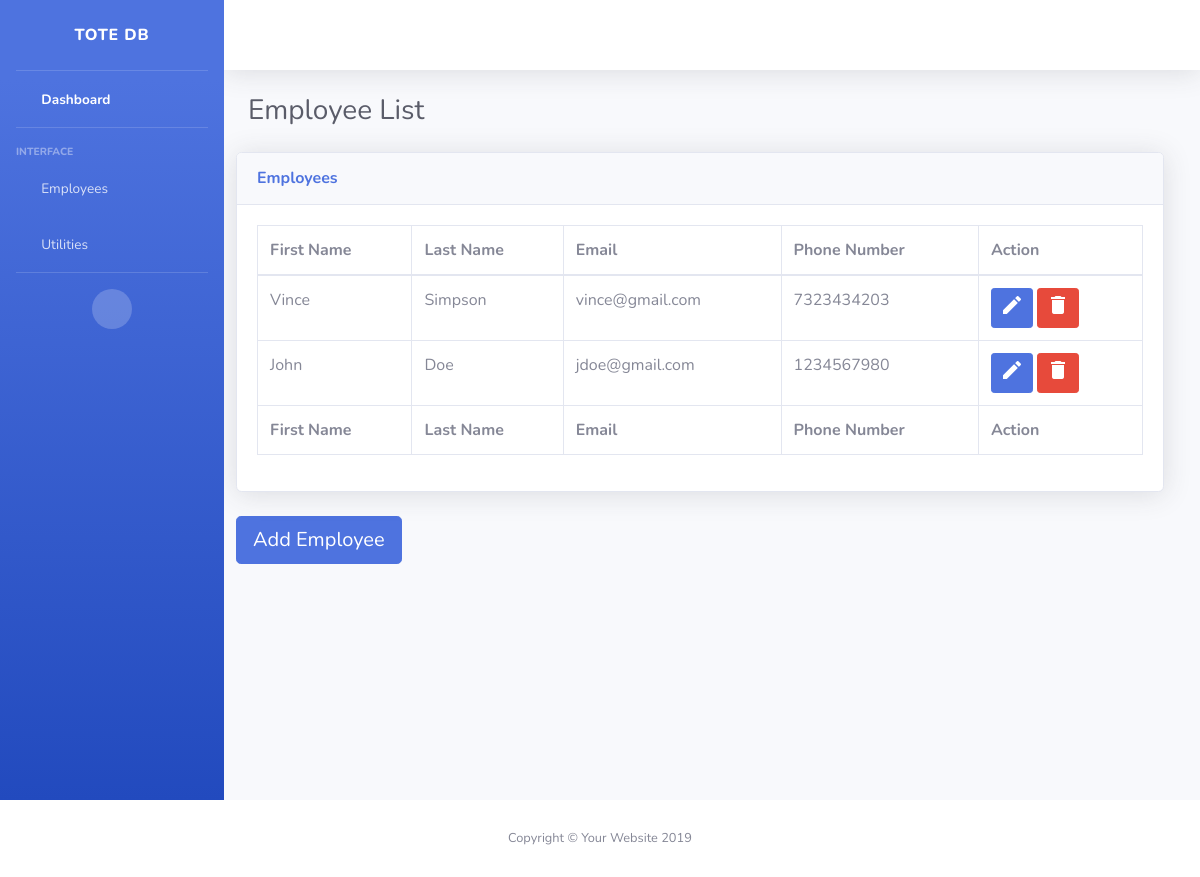
The page /employees/list/ on the database as committed earlier.
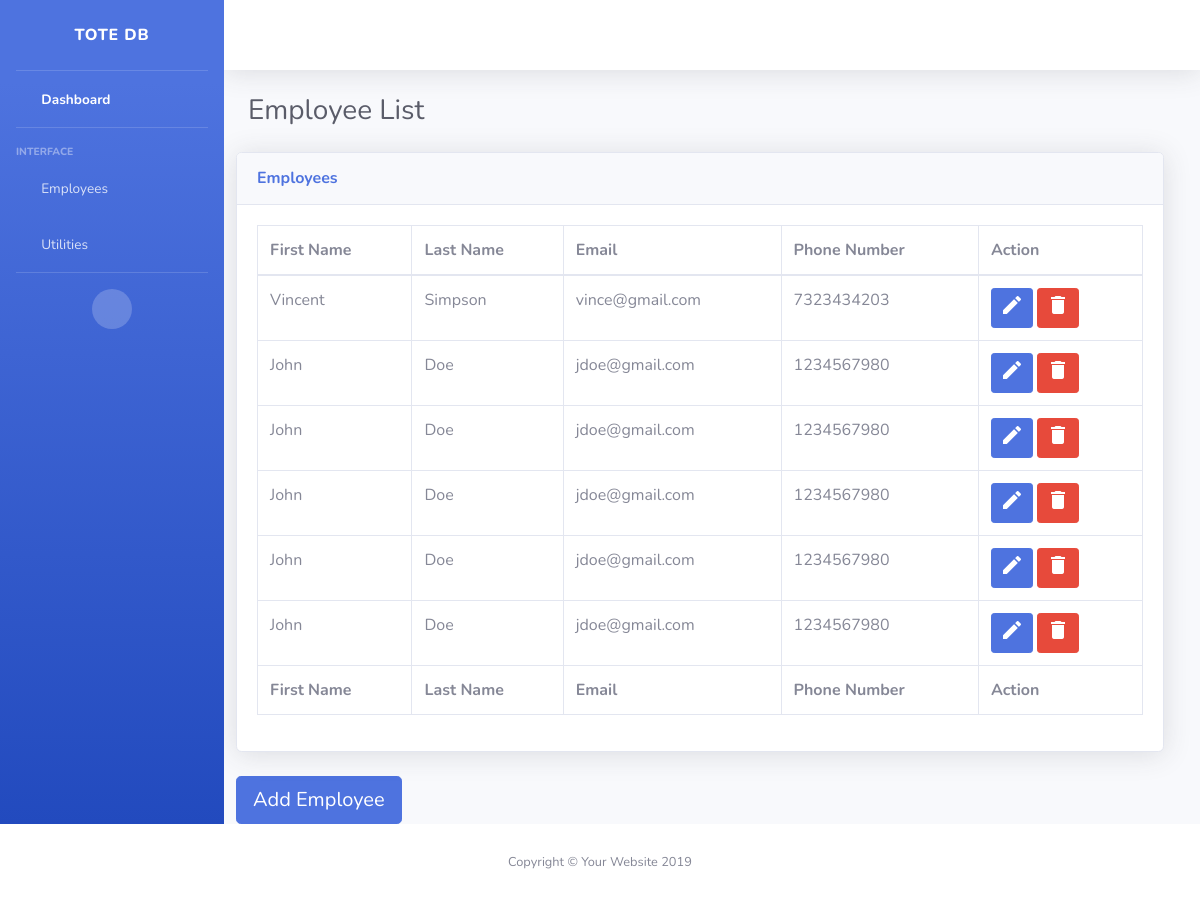
The same page on the database as committed later.
### mainsite/models.py (models this page shows)
class Employee(models.Model):
    id = models.AutoField(primary_key=True)
    first_name = models.CharField(max_length=20)
    last_name = models.CharField(max_length=20)
    email = models.CharField(max_length=30)
    phone_number = models.CharField(max_length=10)

### mainsite/views.py (the view)
# urls.py: path('list/', views.employees_list, name='employee_list'),
def employees_list(request):
    employee_list = Employee.objects.all()
    context = {'employee_list': employee_list}
    return render(request, 'mainsite/employeeList.html', context)

### mainsite/templates/mainsite/employeeList.html (shortened to what the changed rows need)
<!DOCTYPE html>
<html lang="en">
{% load static %}
<head>
    <link rel="stylesheet" href="{% static 'mainsite/vendor/fontawesome-free/css/all.min.css' %}" type="text/css">
    <link rel="stylesheet" href="{% static 'mainsite/css/sb-admin-2.min.css' %}">
    <link rel="stylesheet" href="{% static 'mainsite/vendor/datatables/dataTables.bootstrap4.min.css' %}">
</head>
<body id="page-top">
    <div id="wrapper">
        <div class="d-flex flex-column" id="content-wrapper">
            <div id="content">
            <div class="container-fluid">
                <div
                        class="d-sm-flex align-items-center justify-content-between mb-4">
                    <h1 class="h3 mb-0 text-gray-800">Employee List</h1>
                </div>
                <div class="row w-100">
                    <div class="card shadow mb-4 w-100">
                        <div class="card-body">
                            <div class="table-responsive">
                                <table cellspacing="0" class="table table-bordered" id="dataTable"
                                       width="100%">
                                    <thead>
                                    <tr>
                                        <th>First Name</th>
                                        <th>Last Name</th>
                                        <th>Email</th>
                                        <th>Phone Number</th>
                                        <th>Action</th>
                                    </tr>
                                    </thead>
                                    <tfoot>
                                    <tr>
                                        <th>First Name</th>
                                        <th>Last Name</th>
                                        <th>Email</th>
                                        <th>Phone Number</th>
                                        <th>Action</th>
                                    </tr>
                                    </tfoot>
                                    <tbody>
                                    {% for employee in employee_list %}
                                    <tr>
                                        <td name = "first_name" id="first_name{{ forloop.counter}}">{{ employee.first_name }}</td>
                                        <td name = "last_name" id="last_name{{ forloop.counter}}">{{ employee.last_name }}</td>
                                        <td name = "email" id="email{{ forloop.counter}}">{{ employee.email }}</td>
                                        <td name = "phone_number" id="phone_number{{ forloop.counter}}">{{ employee.phone_number }}</td>
                                        <td><a
                                                class="btn btn-primary btn-sm"
                                                href="#"
                                                id="editEmployeeButton"
                                                onclick="openEmployeeModal( {{ employee.id }} )">
                                            <i class="material-icons">&#xE254;</i>
                                        </a>
                                            <a
                                                    class="btn btn-danger btn-sm"
                                                    onclick="if (!(confirm('Are you sure you want to delete?'))) return false;
                                                     deleteEmployee( {{ employee.id}} );"
                                                    href="#"
                                                    style="cursor:pointer;"
                                                    >
                                                <i class="material-icons">&#xE872;</i>
                                            </a>
                                        </td>
                                    </tr>
                                    {% endfor %}
                                    </tbody>
                                </table>
                            </div>
                        </div>
                    </div>
                </div>
            </div>
        </div>
    </div>
</div>
</body>
</html>

Rows that differ between the two databases and show on the page:
changed Employee "Simpson": first_name "Vince" → "Vincent"
added Employee: first_name "John", last_name "Doe", email "jdoe@gmail.com", phone_number "1234567980"
added Employee: first_name "John", last_name "Doe", email "jdoe@gmail.com", phone_number "1234567980"
added Employee: first_name "John", last_name "Doe", email "jdoe@gmail.com", phone_number "1234567980"
added Employee: first_name "John", last_name "Doe", email "jdoe@gmail.com", phone_number "1234567980"
